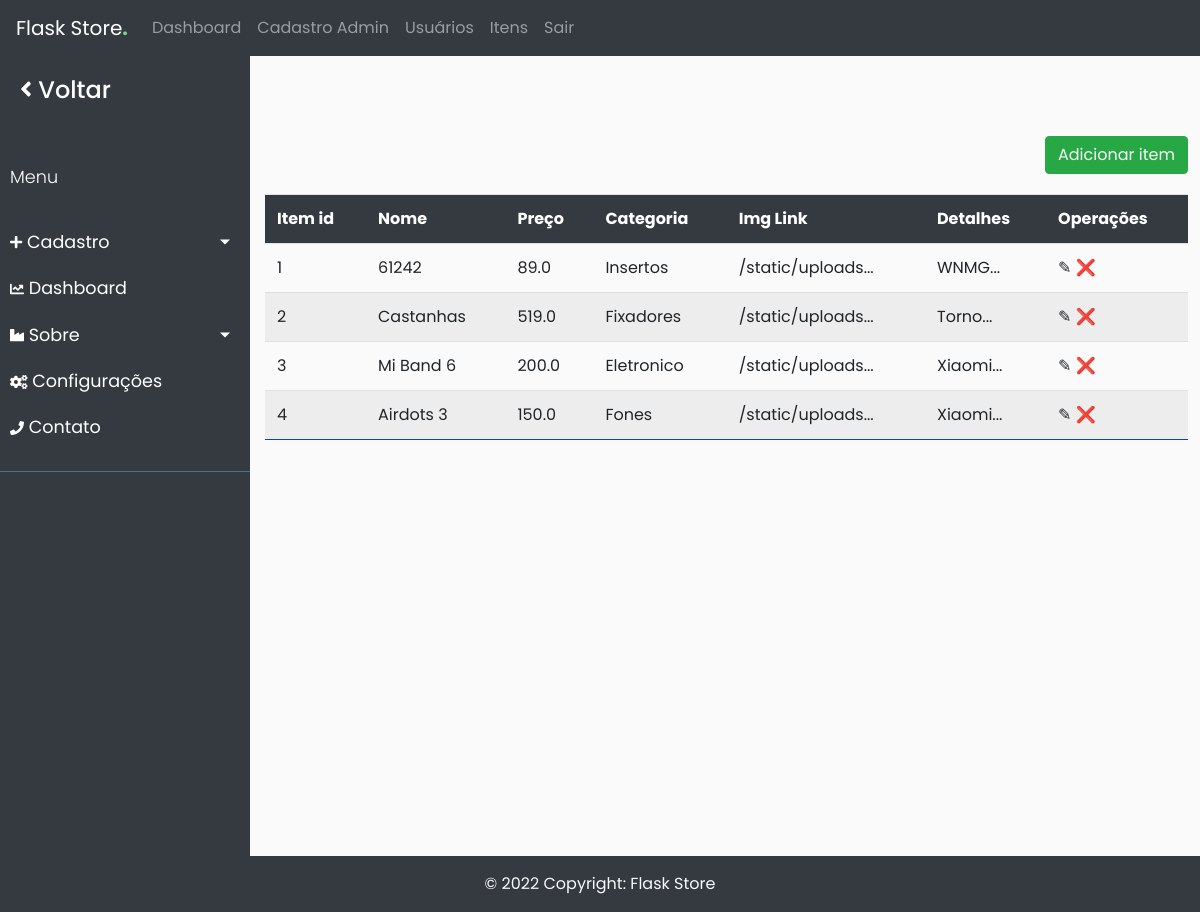
Before: /admin/items (signed in) with the older database file.
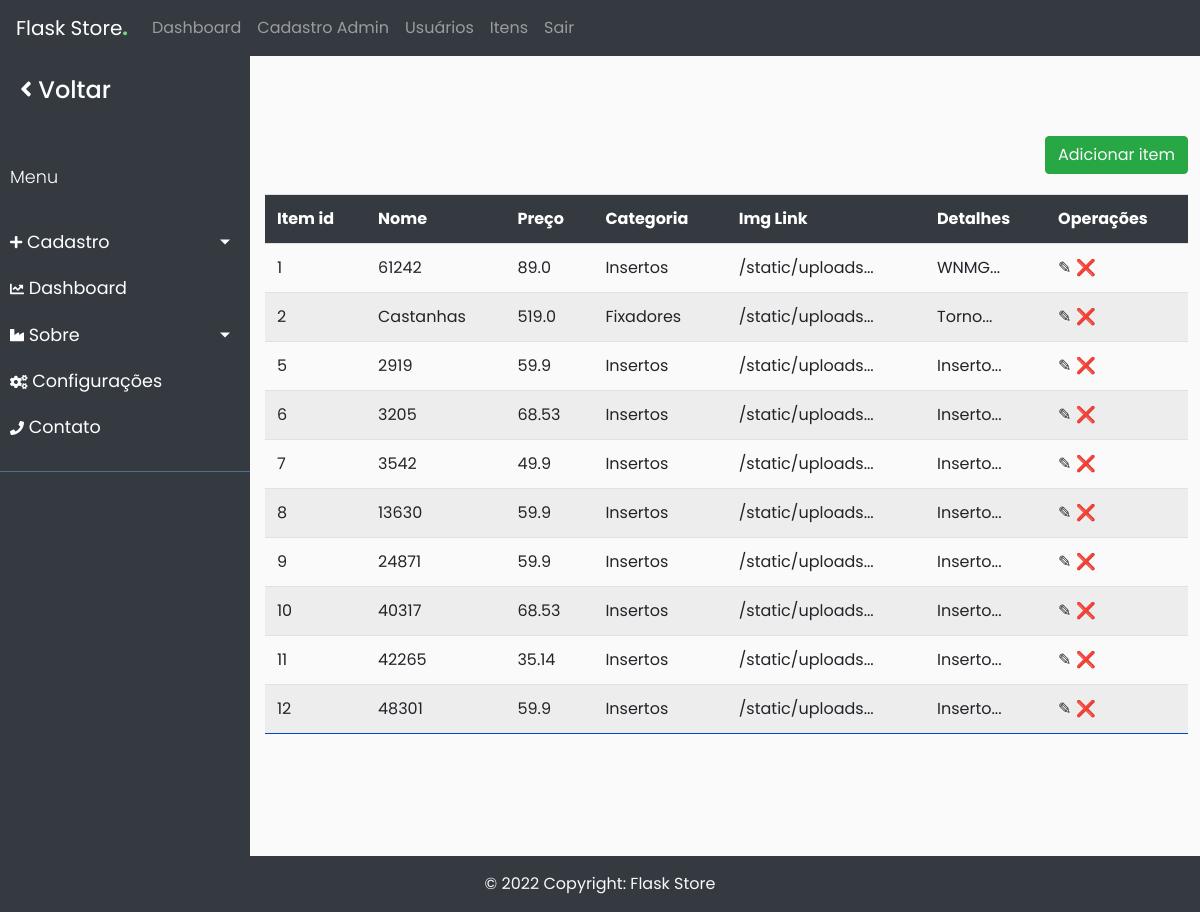
After: the same page with the newer database file.
### app/db_models.py (models this page shows)
class Item(db.Model):
	__tablename__ = "items"
	id = db.Column(db.Integer, primary_key=True)
	name = db.Column(db.String(100), nullable=False)
	price = db.Column(db.Float, nullable=False)
	category = db.Column(db.Text, nullable=False)
	image = db.Column(db.String(250), nullable=False)
	details = db.Column(db.String(250), nullable=False)
	price_id = db.Column(db.String(250), nullable=False)
	orders = db.relationship("Ordered_item", backref="item")
	in_cart = db.relationship("Cart", backref="item")

### app/funcs.py (the view)
	def wrapper(*args, **kwargs):
		if current_user.is_authenticated and current_user.admin == 1:
			return func(*args, **kwargs)
		else:
			return "You are not Authorized to access this URL."

### app/__init__.py (called while the page is built)
@app.context_processor
def inject_now():
	return {'now': datetime.utcnow()}

@login_manager.user_loader
def load_user(user_id):
	return User.query.get(user_id)

### app/admin/routes.py (called while the page is built)
@admin.route('/items')
@admin_only
def items():
    items = Item.query.all()
    return render_template("admin/items.html", items=items)

### app/funcs.py (called while the page is built)
def admin_only(func):
	def wrapper(*args, **kwargs):
		if current_user.is_authenticated and current_user.admin == 1:
			return func(*args, **kwargs)
		else:
			return "You are not Authorized to access this URL."
	wrapper.__name__ = func.__name__
	return wrapper

### app/admin/templates/admin/items.html (shortened to what this page needs)
{% extends "admin/base.html" %}
{% block content %}
    {% if not items %}
		<div class="add-new btn-success btn">
			<a href="{{ url_for('admin.add') }}" class="text-light">Adicionar item</a>
		</div>
		<div class="flash-error">Não há produtos cadastrados.</div>
	{% else %}
    <div class="add-new btn-success btn">
        <a href="{{ url_for('admin.add') }}" class="text-light">Adicionar item</a>
    </div>
	<div class="table-responsive">
    <table class="table table-striped">
        <tr>
            <th>Item id</th>
            <th>Nome</th>
			<th>Preço</th>
			<th>Categoria</th>
			<th>Img Link</th>
            <th>Detalhes</th>
            <th>Operações</th>
        </tr>
    {% for item in items %}
        <tr>
            <td>{{ item.id }}</td>
            <td>{{ item.name }}</td>
			<td>{{ item.price }}</td>
			<td>{{ item.category }}</td>
			<td>{{ item.image[:15] }}...</td>
            <td>{{ item.details[:40] | safe }}...</td>
			<td>
                <a href="{{ url_for('admin.edit', type='item', id=item.id) }}">&#9998;</a>
				<a href="{{ url_for('admin.delete', type='item', id=item.id) }}">&#10060;</a>
			</td>
        </tr>
    {% endfor %}
    </table>
	</div>
	{% endif %}
{% endblock %}

### app/admin/templates/admin/base.html (shortened to what this page needs)
{% import "bootstrap/wtf.html" as wtf %}
<!DOCTYPE html>
<html lang="pt_BR">
  <head>
    <link rel="stylesheet" href="https://stackpath.bootstrapcdn.com/bootstrap/4.1.0/css/bootstrap.min.css">
    <link rel="stylesheet" type="text/css" href="{{ url_for('admin.static', filename='styles.css') }}">
    <link rel="stylesheet" href="{{ url_for('admin.static', filename='sidebar.css') }}">
  </head>
  <body>
    <div>
      <nav class="navbar navbar-expand-lg navbar-dark bg-dark">
        <a class="navbar-brand" href="{{ url_for('home') }}">Flask Store<b style="color: #73d580;">.</b></a>
        <div class="collapse navbar-collapse" id="navbarNav">
          <ul class="navbar-nav">
            <li class="nav-item">
              <a class="nav-link" href="{{ url_for('admin.dashboard') }}">Dashboard</a>
            </li>
            {% if not current_user.is_authenticated %}
              <li class="nav-item">
                <a class="nav-link" href="{{ url_for('login') }}">Login</a>
              </li>
              <li class="nav-item">
                <a class="nav-link" href="{{ url_for('register') }}">Cadastro</a>
              </li>
            {% else %}
              <li class="nav-item">
                <a class="nav-link" href="{{ url_for('admin.adminregister') }}">Cadastro Admin</a>
              </li>
              <li class="nav-item">
                <a class="nav-link" href="{{ url_for('admin.users') }}">Usuários</a>
              </li>
              <li class="nav-item">
                <a class="nav-link" href="{{ url_for('admin.items') }}">Itens</a>
              </li>
              <li class="nav-item">
                <a class="nav-link" href="{{ url_for('logout') }}">Sair</a>
              </li>
            {% endif %}
          </ul>
        </div>
      </nav>
      <div class="wrapper">
        <nav id="sidebar">
          <div class="sidebar-header">
              <h4><a href="{{ url_for('home') }}"><i class='fa fa-angle-left' style='font-size:24px'></i> Voltar</a> </h4>
          </div>
          <ul class="list-unstyled components">
              <p>Menu</p>
              <li>
                  <a href="#homeSubmenu" data-toggle="collapse" aria-expanded="false" class="dropdown-toggle"><i class='fa fa-plus' style='font-size:14px'></i>  Cadastro</a>
              </li>
              <li>
                  <a href="{{ url_for('admin.dashboard') }}">
                  <i class='fa fa-chart-line' style='font-size:14px'></i> Dashboard</a>
              </li>
              <li>
                  <a href="#pageSubmenu" data-toggle="collapse" aria-expanded="false" class="dropdown-toggle">
                    <i class='fa fa-industry' style='font-size:14px'></i> Sobre</a>
              </li>
              <li>
                  <a href="{{ url_for('admin.banners') }}">
                    <i class='fa fa-cogs' style='font-size:14px'>
                  </i> Configurações</a>
              </li>
              <li>
                  <a href="#">
                    <i class='fa fa-phone' style='font-size:14px'>
                    </i> Contato</a>
              </li>
          </ul>
        </nav>
        <div id="conteudo" style="display: none">
          <div id="content">
            <div class="container-fluid">
                <div class="main">
                  {% block content %}
                  {% endblock %}
                </div>
            </div>
          </div>
        </div>
      </div>
      <footer class="bg-dark text-center text-lg-start text-light footer">
        <div class="text-center p-3">
          © {{ now.year }} Copyright:
          Flask Store
        </div>
      </footer>
    </div>
  </body>
</html>

### app/admin/static/styles.css (style rules this page uses)
.main { padding: 10vh 0; }
table { margin: 0 auto; }
table th { color: white; background-color: #343a40; padding: 15px; }
table tr { border-bottom:1px solid #0046C2; }
table td, th { padding:5px 30px; }
.add-new { margin-left:65vw; margin-bottom:20px; }

### app/admin/static/sidebar.css (style rules this page uses)
body { font-family: 'Poppins', sans-serif; background: #fafafa; }
p { font-family: 'Poppins', sans-serif; font-size: 1.1em; font-weight: 300; line-height: 1.7em; color: #999; }
a, a:hover, a:focus { color: inherit; text-decoration: none; transition: all 0.3s; }
#sidebar { background: #343A40; color: #fff; transition: all 0.3s; }
#sidebar .sidebar-header { padding: 20px; background: #343A40; }
#sidebar ul.components { padding: 20px 0; border-bottom: 1px solid #47748b; }
#sidebar ul p { color: #fff; padding: 10px; }
#sidebar ul li a { padding: 10px; font-size: 1.1em; display: block; }
.wrapper { display: flex; align-items: stretch; }
#sidebar { min-width: 250px; max-width: 250px; min-height: 100vh; }
a[data-toggle="collapse"] { position: relative; }
.dropdown-toggle::after { display: block; position: absolute; top: 50%; right: 20px; transform: translateY(-50%); }

Changed rows visible on the page:
removed Item: id "3", name "Mi Band 6", price "200.0", category "Eletronico", image "/static/uploads", details "Xiaomi"
removed Item: id "4", name "Airdots 3", price "150.0", category "Fones", image "/static/uploads", details "Xiaomi"
added Item: id "5", name "2919", price "59.9", category "Insertos", image "/static/uploads", details "Inserto"
added Item: id "6", name "3205", price "68.53", category "Insertos", image "/static/uploads", details "Inserto"
added Item: id "7", name "3542", price "49.9", category "Insertos", image "/static/uploads", details "Inserto"
added Item: id "8", name "13630", price "59.9", category "Insertos", image "/static/uploads", details "Inserto"
added Item: id "9", name "24871", price "59.9", category "Insertos", image "/static/uploads", details "Inserto"
added Item: id "10", name "40317", price "68.53", category "Insertos", image "/static/uploads", details "Inserto"
added Item: id "11", name "42265", price "35.14", category "Insertos", image "/static/uploads", details "Inserto"
added Item: id "12", name "48301", price "59.9", category "Insertos", image "/static/uploads", details "Inserto"
